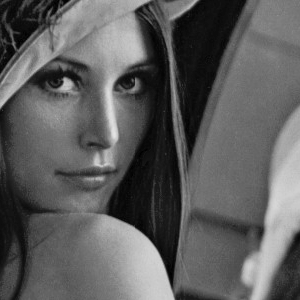
%> input picture Labs/01/Fig0225(a)(face).tif, 300 x 300 px
$ octave WedgeGenerate.m   (GNU Octave 9; MATLAB toolbox functions it lacks are replaced by stand-ins)
%> lines starting %> are read from the running program, lines starting %| are printed output that depends on the picture
close all;
clear all;
%{
Creating greyscale image
https://www.mathworks.com/matlabcentral/answers/108006-how-to-create-a-gray-scale-image

Remainder
https://www.mathworks.com/help/matlab/ref/rem.html

Ones matrix generation
https://www.mathworks.com/help/matlab/ref/ones.html

Accessing specific column range in an array
https://www.mathworks.com/matlabcentral/answers/333727-specific-column-range-from-an-array

Determining sum of elements in a matrix
https://www.mathworks.com/help/matlab/ref/sum.html

Using fprintf
https://www.mathworks.com/help/matlab/ref/fprintf.html

Rounding values in MATLAB
https://www.mathworks.com/help/matlab/ref/round.html

Accessing the size of an array in MATLAB
https://www.mathworks.com/help/matlab/ref/size.html

Taking a mean of all elements in an array
https://www.mathworks.com/help/matlab/ref/mean.html

Calculating remainder
https://www.mathworks.com/help/matlab/ref/rem.html

Binarize an image from grayscale
https://www.mathworks.com/help/images/ref/imbinarize.html
%}

inputMatrixA = imread("Fig0225(a)(face).tif");
%> inputMatrixA is the input picture: size 300x300 uint8; min 0, max 228, mean 93.3
outputMatrixA = halftone(inputMatrixA);
%> after the loop in halftone, `for row_idx = 1:3:rows`:
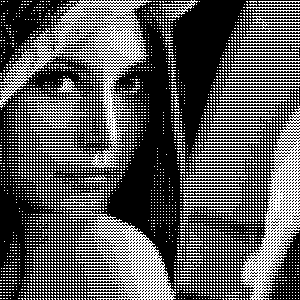
%> A: size 300x300 uint8; 34.4% white in thin lines or dots
%> after the loop in halftone, `for row_idx = 1:3:rows`: PXL_AVG = 45; right_edge_catch = false
%> in halftone, `output = imbinarize(A);`: output: size 300x300 logical; 34.4% white in thin lines or dots
figure()
imshow(outputMatrixA);

inputMatrixB = imread("Fig0225(b)(cameraman).tif");
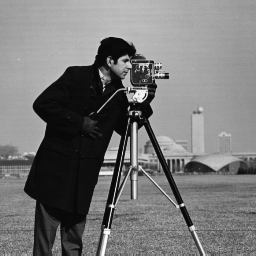
%> input picture Labs/01/Fig0225(b)(cameraman).tif, 256 x 256 px
%> inputMatrixB is the input picture: size 256x256 uint8; min 7, max 253, mean 118.7
outputMatrixB = halftone(inputMatrixB);
%> after the loop in halftone (call 2), `for row_idx = 1:3:rows`:
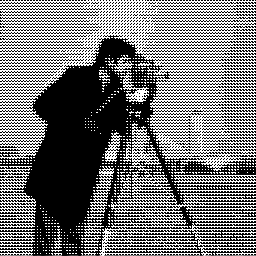
%> A: size 256x256 uint8; min 0, max 255, mean 115.8
%> after the loop in halftone (call 2), `for row_idx = 1:3:rows`: PXL_AVG = 116
%> the loop in halftone (call 2), `for col_idx = 1:3:cols` made 86 passes
%> PXL_AVG on passes 1 to 12: 155, 160, 164, 161, 159, 154, 152, 162, 169, 156, 158, 37
%> after the loop in halftone (call 2), `for col_idx = 1:3:cols`:
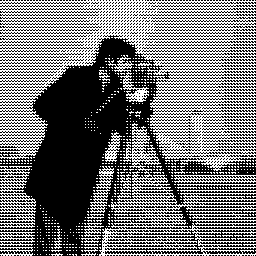
%> A: size 256x256 uint8; 45.4% white in thin lines or dots
%> after the loop in halftone (call 2), `for col_idx = 1:3:cols`: PXL_AVG = 154
%> in halftone (call 2), `output = imbinarize(A);`: output: size 256x256 logical; 45.4% white in thin lines or dots
figure()
imshow(outputMatrixB);

inputMatrixC = imread("Fig0225(c)(crowd).tif");
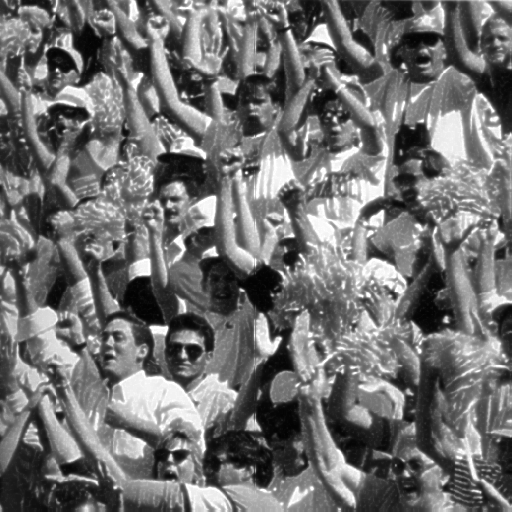
%> input picture Labs/01/Fig0225(c)(crowd).tif, 512 x 512 px
%> inputMatrixC is the input picture: size 512x512 uint8; min 2, max 255, mean 112.6
outputMatrixC = halftone(inputMatrixC);
%> after the loop in halftone (call 3), `for row_idx = 1:3:rows`:
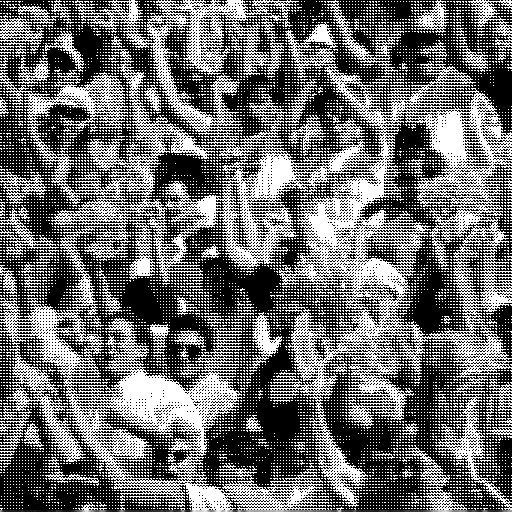
%> A: size 512x512 uint8; min 0, max 255, mean 109.3
%> after the loop in halftone (call 3), `for row_idx = 1:3:rows`: PXL_AVG = 159; right_edge_catch = true
%> the loop in halftone (call 3), `for col_idx = 1:3:cols` made 171 passes
%> PXL_AVG on passes 1 to 12: 102, 25, 20, 19, 19, 18, 18, 26, 16, 17, 14, 17
%> after the loop in halftone (call 3), `for col_idx = 1:3:cols`:
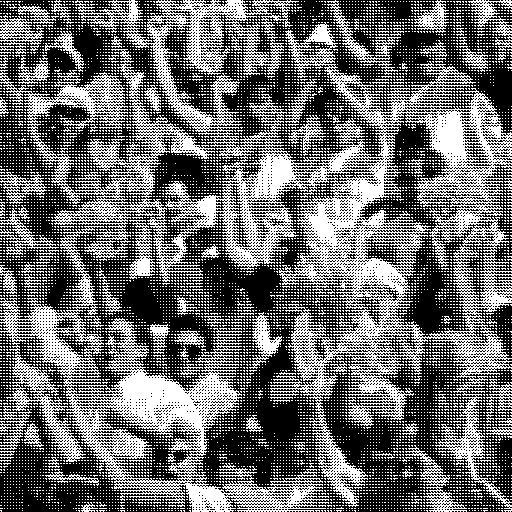
%> A: size 512x512 uint8; 42.8% white in thin lines or dots
%> after the loop in halftone (call 3), `for col_idx = 1:3:cols`: PXL_AVG = 154
%> in halftone (call 3), `output = imbinarize(A);`: output: size 512x512 logical; 42.8% white in thin lines or dots
figure()
imshow(outputMatrixC);

%{
Write a test script that generates a test pattern image consisting of
a grey scale "wedge" of size 256x256, whose first row is all 0, the next
row is all 1, and so on, with the last row being 255.
%}

inputWedge = zeros(256,256);
val = 256;
for rows = 1:256
    for cols = 1:256
        inputWedge(rows,cols) = rows-1;
    end
end
outputWedge = halftone(inputWedge);
figure()
imshow(outputWedge);

function output = halftone(image)
    A = uint8(image);
    % Number of pixel rows and columns in the image
    rows = size(A,1);
    cols = size(A,2);

    %Detecting if image is not divisible by 3 evenly
    r_remain = rem(rows, 3);
    c_remain = rem(cols, 3);

    % Creating halftone transform matrices
    dot9 = [0 0 0; 0 0 0; 0 0 0];
    dot8 = [0 0 0; 0 255 0; 0 0 0];
    dot7 = [0 0 0; 255 255 0; 0 0 0];
    dot6 = [0 0 0; 255 255 0; 0 255 0];
    dot5 = [0 0 0; 255 255 255; 0 255 0];
    dot4 = [0 0 255; 255 255 255; 0 255 0];
    dot3 = [0 0 255; 255 255 255; 255 255 0];
    dot2 = [255 0 255; 255 255 255; 255 255 0];
    dot1 = [255 0 255; 255 255 255; 255 255 255];
    dot0 = [255 255 255; 255 255 255; 255 255 255];

    right_edge_catch = false;

    for row_idx = 1:3:rows
        right_edge_corrected = false;
        for col_idx = 1:3:cols
            if (right_edge_catch == false && col_idx+2<=cols && row_idx+2<=rows)
                % Normal preparation for transform
                PXL_AVG = round(mean(A(row_idx:row_idx+2,col_idx:col_idx+2), "all"));

                if (PXL_AVG>0 && PXL_AVG<=25)
                    A(row_idx:row_idx+2,col_idx:col_idx+2) = dot9;

                elseif (PXL_AVG>=26 && PXL_AVG<=51)
                    A(row_idx:row_idx+2,col_idx:col_idx+2) = dot8;

                elseif (PXL_AVG>=52 && PXL_AVG<=77)
                    A(row_idx:row_idx+2,col_idx:col_idx+2) = dot7;

                elseif (PXL_AVG>=78 && PXL_AVG<=103)
                    A(row_idx:row_idx+2,col_idx:col_idx+2) = dot6;

                elseif (PXL_AVG>=104 && PXL_AVG<=129)
                    A(row_idx:row_idx+2,col_idx:col_idx+2) = dot5;

                elseif (PXL_AVG>=130 && PXL_AVG<=155)
                    A(row_idx:row_idx+2,col_idx:col_idx+2) = dot4;

                elseif (PXL_AVG>=156 && PXL_AVG<=181)
                    A(row_idx:row_idx+2,col_idx:col_idx+2) = dot3;

                elseif (PXL_AVG>=182 && PXL_AVG<=207)
                    A(row_idx:row_idx+2,col_idx:col_idx+2) = dot2;

                elseif (PXL_AVG>=208 && PXL_AVG<=233)
                    A(row_idx:row_idx+2,col_idx:col_idx+2) = dot1;

                elseif (PXL_AVG>=234 && PXL_AVG<=255)
                    A(row_idx:row_idx+2,col_idx:col_idx+2) = dot0;

                end
            % RIGHT EDGE TRANSFORM
            elseif (row_idx+2<=rows)
                right_edge_catch = false;
                right_edge_corrected = true;
                PXL_AVG = round(mean(A(row_idx:row_idx+2,col_idx:col_idx+c_remain-1), "all"));

                if (PXL_AVG>0 && PXL_AVG<=25)
                    A(row_idx:row_idx+2,col_idx:col_idx+c_remain-1) = dot9(:,1:c_remain);

                elseif (PXL_AVG>=26 && PXL_AVG<=51)
                    A(row_idx:row_idx+2,col_idx:col_idx+c_remain-1) = dot8(:,1:c_remain);

                elseif (PXL_AVG>=52 && PXL_AVG<=77)
                    A(row_idx:row_idx+2,col_idx:col_idx+c_remain-1) = dot7(:,1:c_remain);

                elseif (PXL_AVG>=78 && PXL_AVG<=103)
                    A(row_idx:row_idx+2,col_idx:col_idx+c_remain-1) = dot6(:,1:c_remain);

                elseif (PXL_AVG>=104 && PXL_AVG<=129)
                    A(row_idx:row_idx+2,col_idx:col_idx+c_remain-1) = dot5(:,1:c_remain);

                elseif (PXL_AVG>=130 && PXL_AVG<=155)
                    A(row_idx:row_idx+2,col_idx:col_idx+c_remain-1) = dot4(:,1:c_remain);

                elseif (PXL_AVG>=156 && PXL_AVG<=181)
                    A(row_idx:row_idx+2,col_idx:col_idx+c_remain-1) = dot3(:,1:c_remain);

                elseif (PXL_AVG>=182 && PXL_AVG<=207)
                    A(row_idx:row_idx+2,col_idx:col_idx+c_remain-1) = dot2(:,1:c_remain);

                elseif (PXL_AVG>=208 && PXL_AVG<=233)
                    A(row_idx:row_idx+2,col_idx:col_idx+c_remain-1) = dot1(:,1:c_remain);

                elseif (PXL_AVG>=234 && PXL_AVG<=255)
                    A(row_idx:row_idx+2,col_idx:col_idx+c_remain-1) = dot0(:,1:c_remain);

                end
            end

            %%
            if (col_idx+3>=cols)
                if (c_remain > 0 && right_edge_corrected == false)
                    right_edge_catch = true;
                else
                    break;
                end
            end
        end
        if (row_idx+3>=rows)
            break;
        end
    end

    % BOTTOM EDGE TRANSFORM
    if (r_remain > 0)
        row_idx = rows-2;
        for col_idx = 1:3:cols
            if (col_idx+2<=cols)
                PXL_AVG = round(mean(A(row_idx:row_idx+2,col_idx:col_idx+2), "all"));

                if (PXL_AVG>0 && PXL_AVG<=25)
                    A(row_idx:row_idx+2,col_idx:col_idx+2) = dot9;

                elseif (PXL_AVG>=26 && PXL_AVG<=51)
                    A(row_idx:row_idx+2,col_idx:col_idx+2) = dot8;

                elseif (PXL_AVG>=52 && PXL_AVG<=77)
                    A(row_idx:row_idx+2,col_idx:col_idx+2) = dot7;

                elseif (PXL_AVG>=78 && PXL_AVG<=103)
                    A(row_idx:row_idx+2,col_idx:col_idx+2) = dot6;

                elseif (PXL_AVG>=104 && PXL_AVG<=129)
                    A(row_idx:row_idx+2,col_idx:col_idx+2) = dot5;

                elseif (PXL_AVG>=130 && PXL_AVG<=155)
                    A(row_idx:row_idx+2,col_idx:col_idx+2) = dot4;

                elseif (PXL_AVG>=156 && PXL_AVG<=181)
                    A(row_idx:row_idx+2,col_idx:col_idx+2) = dot3;

                elseif (PXL_AVG>=182 && PXL_AVG<=207)
                    A(row_idx:row_idx+2,col_idx:col_idx+2) = dot2;

                elseif (PXL_AVG>=208 && PXL_AVG<=233)
                    A(row_idx:row_idx+2,col_idx:col_idx+2) = dot1;

                elseif (PXL_AVG>=234 && PXL_AVG<=255)
                    A(row_idx:row_idx+2,col_idx:col_idx+2) = dot0;

                end
            else
                PXL_AVG = round(mean(A(rows-2:rows,cols-2:cols), "all"));

                if (PXL_AVG>0 && PXL_AVG<=25)
                    A(rows-2:rows,cols-2:cols) = dot9;

                elseif (PXL_AVG>=26 && PXL_AVG<=51)
                    A(rows-2:rows,cols-2:cols) = dot8;

                elseif (PXL_AVG>=52 && PXL_AVG<=77)
                    A(rows-2:rows,cols-2:cols) = dot7;

                elseif (PXL_AVG>=78 && PXL_AVG<=103)
                    A(rows-2:rows,cols-2:cols) = dot6;

                elseif (PXL_AVG>=104 && PXL_AVG<=129)
                    A(rows-2:rows,cols-2:cols) = dot5;

                elseif (PXL_AVG>=130 && PXL_AVG<=155)
                    A(rows-2:rows,cols-2:cols) = dot4;

                elseif (PXL_AVG>=156 && PXL_AVG<=181)
                    A(rows-2:rows,cols-2:cols) = dot3;

                elseif (PXL_AVG>=182 && PXL_AVG<=207)
                    A(rows-2:rows,cols-2:cols) = dot2;

                elseif (PXL_AVG>=208 && PXL_AVG<=233)
                    A(rows-2:rows,cols-2:cols) = dot1;

                elseif (PXL_AVG>=234 && PXL_AVG<=255)
                    A(rows-2:rows,cols-2:cols) = dot0;

                end
            end
        end
    end
    output = imbinarize(A);
end
